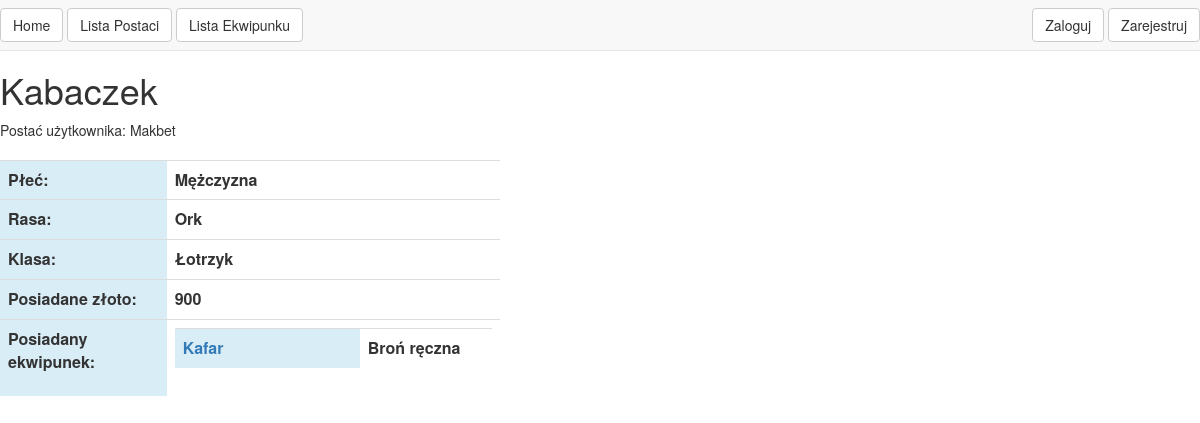
/characters/11/, run on an earlier commit of the app's database.
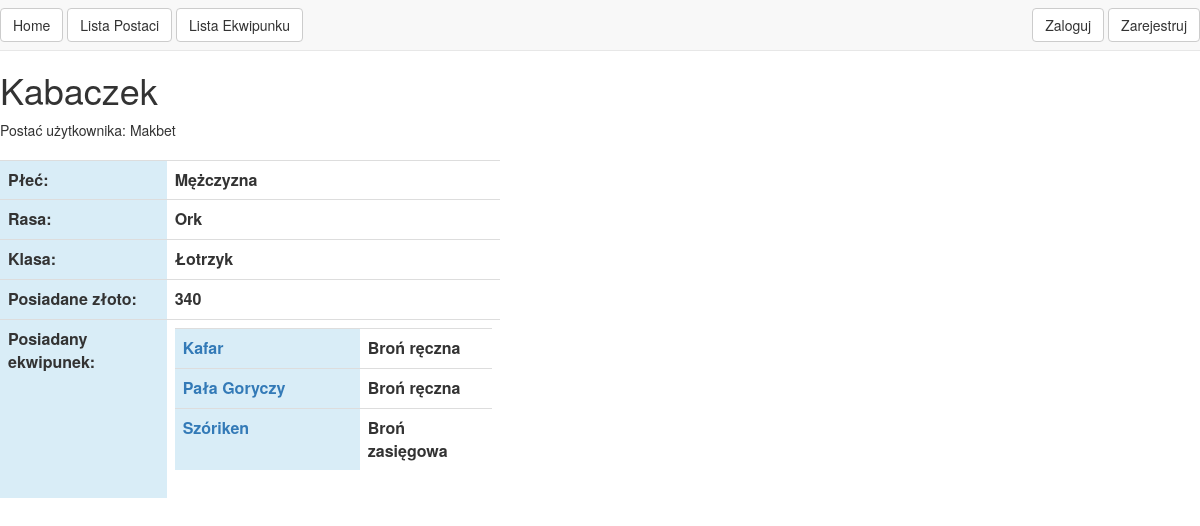
And on a later commit of the database.
### character_sheet/models.py (models this page shows, shortened)
class Character_sheet(models.Model):
    user = models.ForeignKey(settings.AUTH_USER_MODEL, default=1)
    name = models.CharField(max_length=40)
    GENDER_CHOICES = (
        ('M', 'Mężczyzna'),
        ('F', 'Kobieta'),
    )
    gender = models.CharField(max_length=1, choices=GENDER_CHOICES, default='M')
    RACE_CHOICES = (
        ('H', 'Człowiek'),
        ('O', 'Ork'),
        ('E', 'Elf'),
        ('D', 'Krasnolud'),
    )
    race = models.CharField(max_length=1, choices=RACE_CHOICES, default='H')
    CLASS_CHOICES = (
        ('W', 'Wojownik'),
        ('R', 'Łotrzyk'),
        ('M', 'Mag'),
        ('C', 'Kusznik'),
    )
    class_x = models.CharField(max_length=1, choices=CLASS_CHOICES, default='W')
    gold = models.IntegerField(default=1000)

class Equipment(models.Model):
    name = models.CharField(max_length=40)
    price = models.IntegerField(default=0)
    WEAPON_TYPE_CHOICES = (
        ('M', 'Broń ręczna'),
        ('D', 'Broń zasięgowa'),
        ('A', 'Pancerz/Ubiór'),
        ('C', 'Użytkowy'),
    )
    weapon_type = models.CharField(max_length=1, choices=WEAPON_TYPE_CHOICES, default='C')
    description = models.TextField(max_length=300)
    owned_by = models.ManyToManyField(Character_sheet)

### character_sheet/views.py (the view)
# urls.py: url(r'^characters/(?P<id>\d+)/$', characters_detail),
def characters_detail(request, id):
    instance = get_object_or_404(Character_sheet, id=id)
    equipment = instance.equipment_set.all()
    passed_data = {
        "instance": instance,
        "title": instance.name,
        "equipment": equipment
    }
    return render(request, "characters/detail.html", passed_data)

### templates/characters/detail.html
{% extends "index.html" %}
{% block content %}
<div class="slimmer">
Postać użytkownika: {{ instance.user.username }}</br></br>
<table class="slimmer table table-borderless">
    <tr>
        <th class="info col-xs-4">Płeć:</th>
        <th>{{ instance.get_gender_display }}</th>
    </tr>
    <tr>
        <th class="info col-xs-4">Rasa:</th>
        <th>{{ instance.get_race_display }}</th>
    </tr>
    <tr>
        <th class="info col-xs-4">Klasa:</th>
        <th>{{ instance.get_class_x_display }}</th>
    </tr>
    <tr>
        <th class="info col-xs-4">Posiadane złoto:</th>
        <th>{{ instance.gold }}</th>
    </tr>
    <tr>
        <th class="info col-xs-4">Posiadany ekwipunek:</th>
        <th><table class="table">
        {% for equ in equipment %}
            <tr>
                <th class="info col-xs-7"><a href="/equipment/{{ equ.id }}">{{ equ.name }}</a></th>
                <th>{{ equ.get_weapon_type_display }}</th>
            </tr>
        {% endfor %}
        </table>
        </th>
    </tr>
</table>
</div>
{% endblock %}

### templates/index.html (shortened to what this page needs)
<html lang="pl">
    <head>
        <link rel="stylesheet" href="https://maxcdn.bootstrapcdn.com/bootstrap/3.3.5/css/bootstrap.min.css" type="text/css" />
    </head>
    <body>
        {% include "menu.html" %}
                <h1>{{ title }}</h1>
        {% block content %} {% endblock %}
    </body>
</html>

What changed in the data, as far as the page shows it:
changed Character_sheet "Kabaczek": gold "900" → "340"
now on this page (row unchanged): Equipment: name "Pała Goryczy", weapon_type "Broń ręczna"
now on this page (row unchanged): Equipment: name "Szóriken", weapon_type "Broń zasięgowa"
